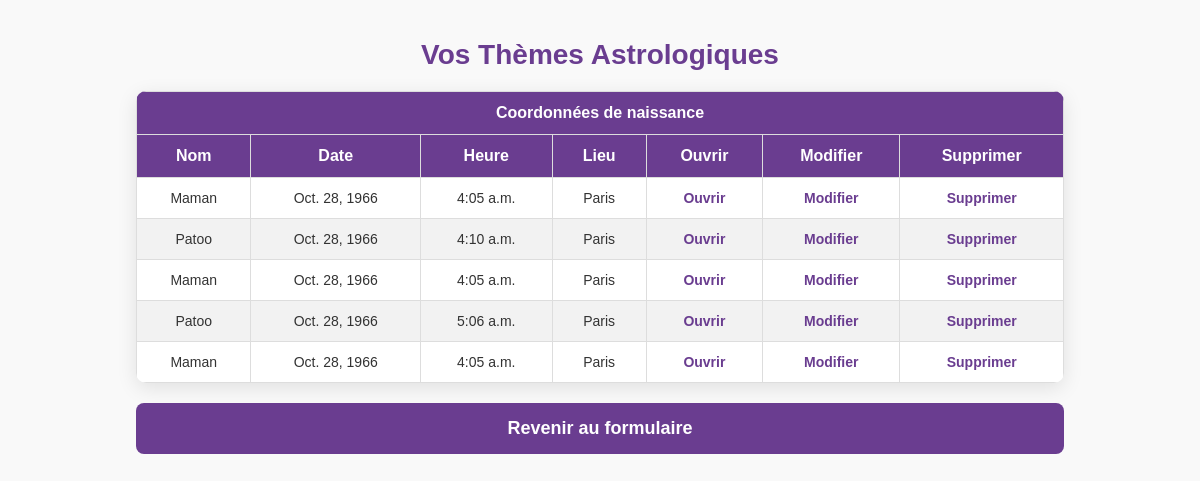
The app's page /themes/ (signed in), older data.
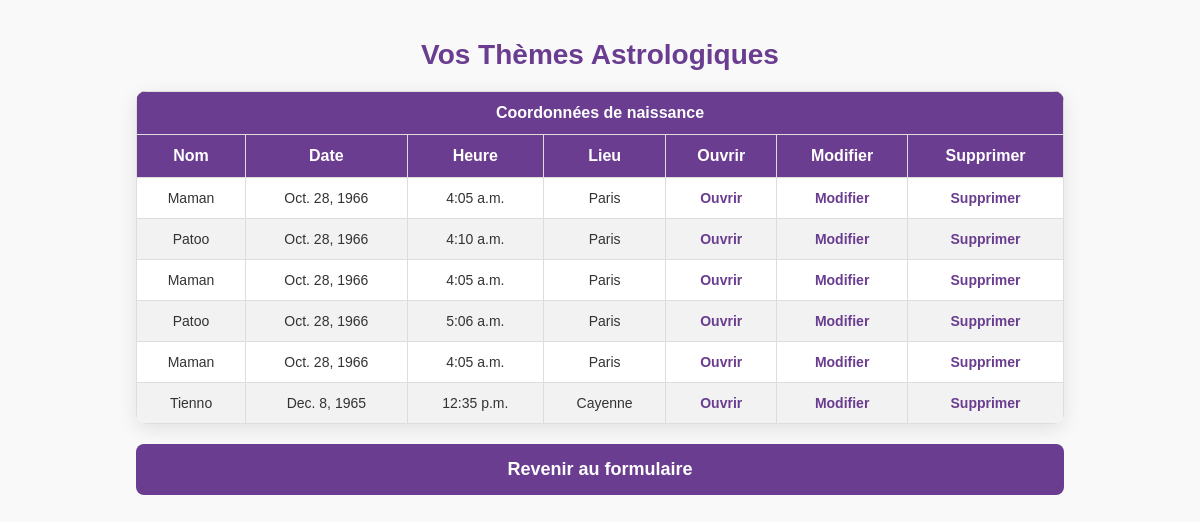
The same page, newer data.
### astroapp/models.py (models this page shows, shortened)
class ThemeAstrologique(models.Model):
    utilisateur = models.ForeignKey(User, on_delete=models.CASCADE)
    name = models.CharField(max_length=255)
    birthdate = models.DateField()
    birthtime = models.TimeField()
    country_of_birth = models.CharField(max_length=255)
    city_of_birth = models.CharField(max_length=255)
    date_de_creation = models.DateTimeField(auto_now_add=True)

### astroapp/views.py (the view)
# urls.py: path('themes/', views.liste_themes, name='liste_themes'),
@login_required
def liste_themes(request):
    if not request.user.is_authenticated:
        return redirect('connexion')  # Redirection si l'utilisateur n'est pas connecté
    themes = ThemeAstrologique.objects.filter(utilisateur=request.user)
    return render(request, 'liste_themes.html', {'themes': themes})

### astroapp/templates/liste_themes.html (shortened to what this page needs)
<!DOCTYPE html>
<html lang="fr">
<head>
</head>
<body>
    <h1>Vos Thèmes Astrologiques</h1>
    <table>
        <tr>
            <th colspan="7">Coordonnées de naissance</th>
        </tr>
        <tr>
            <th>Nom</th>
            <th>Date</th>
            <th>Heure</th>
            <th>Lieu</th>
            <th>Ouvrir</th>
            <th>Modifier</th>
            <th>Supprimer</th>
        </tr>
        {% for theme in themes %}
        <tr>
            <td>{{ theme.name }}</td>
            <td>{{ theme.birthdate }}</td>
            <td>{{ theme.birthtime }}</td>
            <td>{{ theme.city_of_birth }}</td>
            <td>
                <a href="{% url 'ouvrir_theme' theme.id %}">Ouvrir</a>
            </td>
            <td>
                <a href="{% url 'modifier_theme' theme.id %}">Modifier</a>
            </td>
            <td>
                <a href="{% url 'supprimer_theme' theme.id %}">Supprimer</a>
            </td>
        </tr>
        {% endfor %}
    </table>
    <a href="{% url 'birth_data' %}" class="btn-retour-formulaire">Revenir au formulaire</a>
</body>
</html>

### astroapp/templates/liste_themes.html (style rules this page uses)
body { font-family: 'Arial', sans-serif; margin: 0; padding: 20px; background-color: #f9f9f9; }
h1 { text-align: center; color: #6A3D90; font-size: 28px; margin-bottom: 20px; }
table { width: 80%; margin: 0 auto; border-collapse: collapse; background-color: #fff; border-radius: 10px; overflow: hidden; box-shadow: 0 5px 20px rgba(0, 0, 0, 0.1); }
th, td { padding: 12px 15px; text-align: center; border: 1px solid #ddd; }
th { background-color: #6A3D90; color: white; font-size: 16px; font-weight: bold; }
tr:nth-child(even) { background-color: #f2f2f2; }
td { font-size: 14px; color: #333; }
a { color: #6A3D90; font-weight: bold; text-decoration: none; transition: color 0.3s ease, transform 0.2s ease; }
.btn-retour-formulaire { display: block; width: 80%; margin: 20px auto; padding: 15px 0; background-color: #6A3D90; color: white; text-align: center; text-decoration: none; font-weight: bold; border-radius: 8px; font-size: 18px; transition: background-color 0.3s ease, transform 0.2s ease; }

Row changes from the older to the newer data that the page shows:
added ThemeAstrologique: name "Tienno", birthdate "Dec. 8, 1965", birthtime "12:35 p.m.", city_of_birth "Cayenne"
